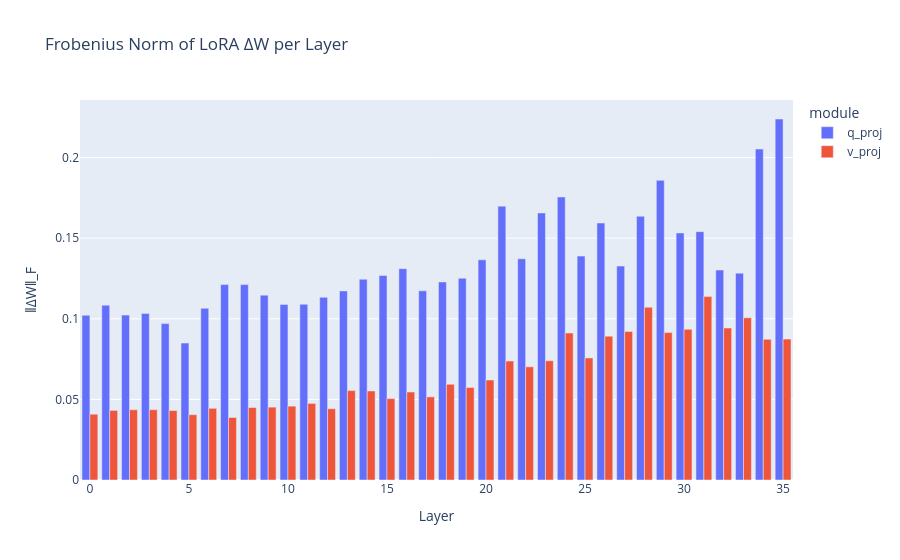

The code cell stored with this chart in its notebook:
### Code cell
fig = px.bar(
    df_w,
    x="layer_idx",
    y="frobenius_norm",
    color="module",
    barmode="group",
    title="Frobenius Norm of LoRA ΔW per Layer",
    labels={"layer_idx": "Layer", "frobenius_norm": "‖ΔW‖_F"},
)
fig.show()

### Figure 1 — Plotly figure (JSON) as saved in the notebook; plotly's stock layout.template omitted (floating-point values rounded to 4 significant figures)
{"data": [{"alignmentgroup": "True", "hovertemplate": "module=q_proj<br>Layer=%{x}<br>‖ΔW‖_F=%{y}<extra></extra>", "legendgroup": "q_proj", "marker": {"color": "#636efa", "pattern": {"shape": ""}}, "name": "q_proj", "offsetgroup": "q_proj", "orientation": "v", "showlegend": true, "textposition": "auto", "type": "bar", "x": [0, 1, 2, 3, 4, 5, 6, 7, 8, 9, 10, 11, 12, 13, 14, 15, 16, 17, 18, 19, 20, 21, 22, 23, 24, 25, 26, 27, 28, 29, 30, 31, 32, 33, 34, 35], "xaxis": "x", "y": [0.1022, 0.1084, 0.1023, 0.1033, 0.097, 0.08492, 0.1065, 0.1212, 0.1212, 0.1147, 0.1089, 0.109, 0.1133, 0.1173, 0.1245, 0.1269, 0.1311, 0.1173, 0.1228, 0.1251, 0.1366, 0.1699, 0.1372, 0.1656, 0.1756, 0.1389, 0.1594, 0.1327, 0.1636, 0.1859, 0.1532, 0.154, 0.1302, 0.1283, 0.2053, 0.2239], "yaxis": "y"}, {"alignmentgroup": "True", "hovertemplate": "module=v_proj<br>Layer=%{x}<br>‖ΔW‖_F=%{y}<extra></extra>", "legendgroup": "v_proj", "marker": {"color": "#EF553B", "pattern": {"shape": ""}}, "name": "v_proj", "offsetgroup": "v_proj", "orientation": "v", "showlegend": true, "textposition": "auto", "type": "bar", "x": [0, 1, 2, 3, 4, 5, 6, 7, 8, 9, 10, 11, 12, 13, 14, 15, 16, 17, 18, 19, 20, 21, 22, 23, 24, 25, 26, 27, 28, 29, 30, 31, 32, 33, 34, 35], "xaxis": "x", "y": [0.04081, 0.04316, 0.04358, 0.0436, 0.04308, 0.04052, 0.04446, 0.03878, 0.04496, 0.0452, 0.04581, 0.04749, 0.04419, 0.05544, 0.05523, 0.0505, 0.05457, 0.05157, 0.05938, 0.05741, 0.06202, 0.07377, 0.07022, 0.07396, 0.09115, 0.07571, 0.08921, 0.09216, 0.1072, 0.09143, 0.09345, 0.1138, 0.09429, 0.1007, 0.08725, 0.08739], "yaxis": "y"}], "layout": {"barmode": "group", "legend": {"title": {"text": "module"}, "tracegroupgap": 0}, "title": {"text": "Frobenius Norm of LoRA ΔW per Layer"}, "xaxis": {"anchor": "y", "domain": [0, 1], "title": {"text": "Layer"}}, "yaxis": {"anchor": "x", "domain": [0, 1], "title": {"text": "‖ΔW‖_F"}}}}
